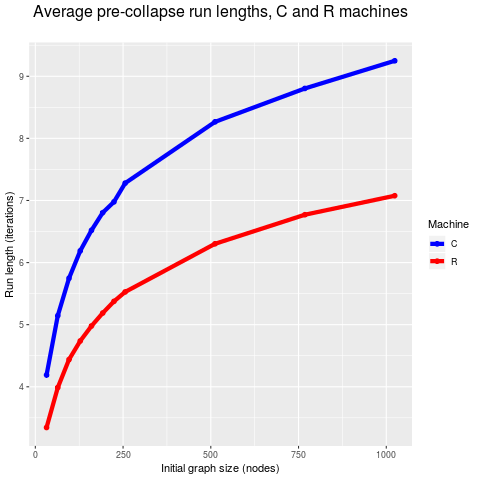

R code for this plot:
# Number of iterations, collapsing runs, C vs R machines, all initial graph sizes
# (depends on the 'sdavgs' table [avg-sd.sql])
#
p <- ggplot(data=filter(sdavgs, machinetype == 'C' | machinetype == 'R')) +
    geom_path(
        mapping=aes(x=initnrnodes, y=anriterations, color=machinetype),
        size=2
    ) +
    geom_point(
        mapping=aes(x=initnrnodes, y=anriterations, color=machinetype),
        size=2
    ) +
    scale_color_manual(values=c("blue", "red")) +
    theme(
        plot.title = element_text(hjust = 0.5, size=16),
        plot.subtitle = element_text(hjust = 0.5),
        legend.title.align = 0.5
    ) +
    labs(
        title=paste("Average pre-collapse run lengths, C and R machines"),
        subtitle=paste("[A]"),
        x="Initial graph size (nodes)",
        y="Run length (iterations)"
    ) +
    labs(color="Machine")
print(p)
dev.copy(png, filename="figA.png")
dev.off()
